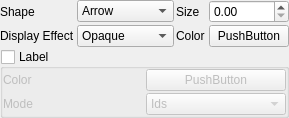
<?xml version="1.0" encoding="UTF-8"?>
<ui version="4.0">
 <class>cvGlyphFilterDlg</class>
 <widget class="QWidget" name="cvGlyphFilterDlg">
  <property name="geometry">
   <rect>
    <x>0</x>
    <y>0</y>
    <width>289</width>
    <height>111</height>
   </rect>
  </property>
  <property name="windowTitle">
   <string>Glyph</string>
  </property>
  <layout class="QGridLayout" name="gridLayout_2">
   <property name="leftMargin">
    <number>0</number>
   </property>
   <property name="topMargin">
    <number>0</number>
   </property>
   <property name="rightMargin">
    <number>0</number>
   </property>
   <property name="bottomMargin">
    <number>0</number>
   </property>
   <property name="spacing">
    <number>2</number>
   </property>
   <item row="0" column="0">
    <layout class="QGridLayout" name="gridLayout">
     <property name="spacing">
      <number>2</number>
     </property>
     <item row="2" column="0">
      <widget class="QLabel" name="label_6">
       <property name="text">
        <string>Display Effect</string>
       </property>
      </widget>
     </item>
     <item row="2" column="3">
      <widget class="Widgets::ColorPushButton" name="glyphColorButton">
       <property name="text">
        <string>PushButton</string>
       </property>
      </widget>
     </item>
     <item row="2" column="1">
      <widget class="QComboBox" name="displayEffectCombo">
       <item>
        <property name="text">
         <string>Opaque</string>
        </property>
       </item>
       <item>
        <property name="text">
         <string>Transparent</string>
        </property>
       </item>
       <item>
        <property name="text">
         <string>Points</string>
        </property>
       </item>
       <item>
        <property name="text">
         <string>Wireframe</string>
        </property>
       </item>
      </widget>
     </item>
     <item row="3" column="0" colspan="4">
      <widget class="QGroupBox" name="labelGroupBox">
       <property name="title">
        <string>Label</string>
       </property>
       <property name="checkable">
        <bool>true</bool>
       </property>
       <property name="checked">
        <bool>false</bool>
       </property>
       <layout class="QGridLayout" name="gridLayout_6">
        <property name="leftMargin">
         <number>0</number>
        </property>
        <property name="topMargin">
         <number>0</number>
        </property>
        <property name="rightMargin">
         <number>0</number>
        </property>
        <property name="bottomMargin">
         <number>0</number>
        </property>
        <property name="spacing">
         <number>2</number>
        </property>
        <item row="0" column="0">
         <layout class="QGridLayout" name="gridLayout_5">
          <property name="spacing">
           <number>2</number>
          </property>
          <item row="0" column="1">
           <widget class="Widgets::ColorPushButton" name="labelColorButton">
            <property name="text">
             <string>PushButton</string>
            </property>
           </widget>
          </item>
          <item row="0" column="0">
           <widget class="QLabel" name="label_7">
            <property name="text">
             <string>Color</string>
            </property>
           </widget>
          </item>
          <item row="1" column="0">
           <widget class="QLabel" name="label_8">
            <property name="text">
             <string>Mode</string>
            </property>
           </widget>
          </item>
          <item row="1" column="1">
           <widget class="QComboBox" name="modeCombo">
            <item>
             <property name="text">
              <string>Ids</string>
             </property>
            </item>
            <item>
             <property name="text">
              <string>Scalars</string>
             </property>
            </item>
            <item>
             <property name="text">
              <string>Vectors</string>
             </property>
            </item>
            <item>
             <property name="text">
              <string>Normals</string>
             </property>
            </item>
            <item>
             <property name="text">
              <string>TCoords</string>
             </property>
            </item>
            <item>
             <property name="text">
              <string>Tensors</string>
             </property>
            </item>
            <item>
             <property name="text">
              <string>Field Data</string>
             </property>
            </item>
           </widget>
          </item>
         </layout>
        </item>
       </layout>
      </widget>
     </item>
     <item row="0" column="3">
      <widget class="QDoubleSpinBox" name="sizeSpinBox">
       <property name="maximum">
        <double>1000.000000000000000</double>
       </property>
      </widget>
     </item>
     <item row="0" column="1">
      <widget class="QComboBox" name="shapeCombo">
       <item>
        <property name="text">
         <string>Arrow</string>
        </property>
       </item>
       <item>
        <property name="text">
         <string>Cone</string>
        </property>
       </item>
       <item>
        <property name="text">
         <string>Line</string>
        </property>
       </item>
       <item>
        <property name="text">
         <string>Cylinder</string>
        </property>
       </item>
       <item>
        <property name="text">
         <string>Sphere</string>
        </property>
       </item>
       <item>
        <property name="text">
         <string>Point</string>
        </property>
       </item>
      </widget>
     </item>
     <item row="0" column="0">
      <widget class="QLabel" name="label_2">
       <property name="text">
        <string>Shape</string>
       </property>
      </widget>
     </item>
     <item row="2" column="2">
      <widget class="QLabel" name="label_4">
       <property name="text">
        <string>Color</string>
       </property>
      </widget>
     </item>
     <item row="0" column="2">
      <widget class="QLabel" name="label_3">
       <property name="text">
        <string>Size</string>
       </property>
      </widget>
     </item>
    </layout>
   </item>
  </layout>
 </widget>
 <customwidgets>
  <customwidget>
   <class>Widgets::ColorPushButton</class>
   <extends>QPushButton</extends>
   <header location="global">VtkUtils/colorpushbutton.h</header>
  </customwidget>
 </customwidgets>
 <resources/>
 <connections/>
</ui>
